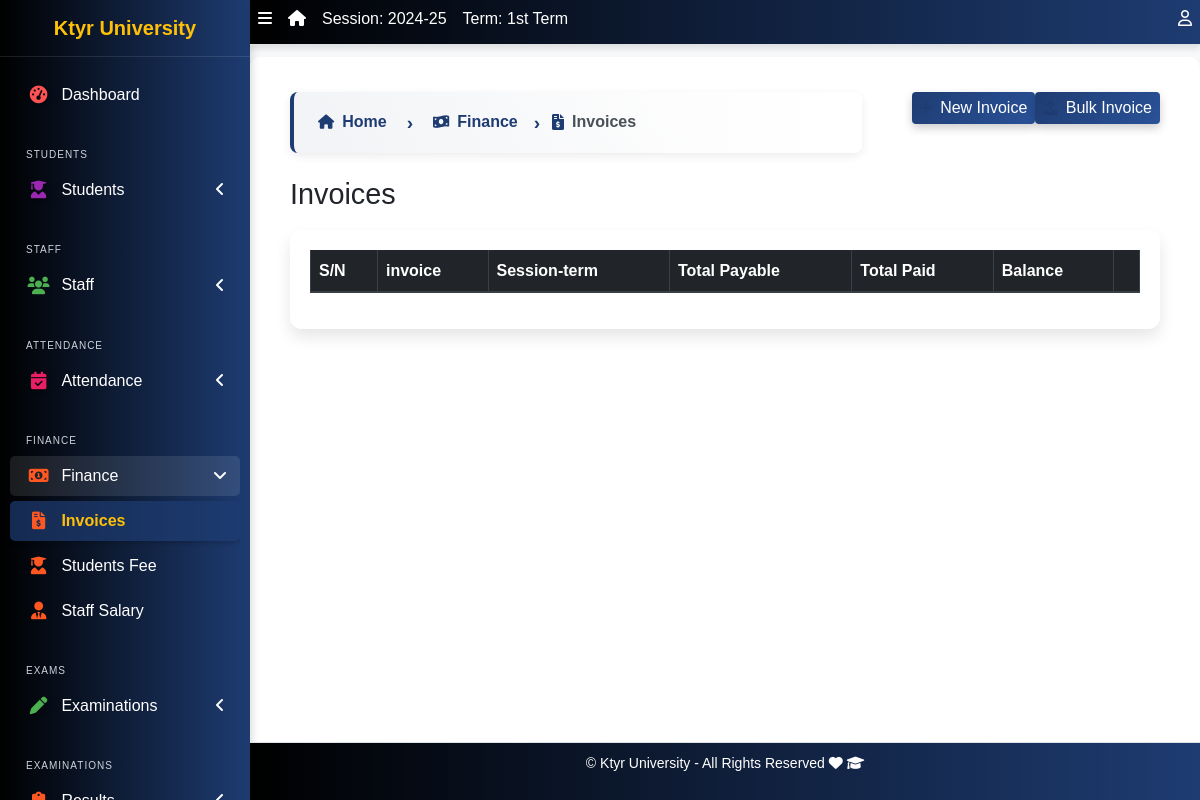
The app's page /finance/list/ (signed in), older data.
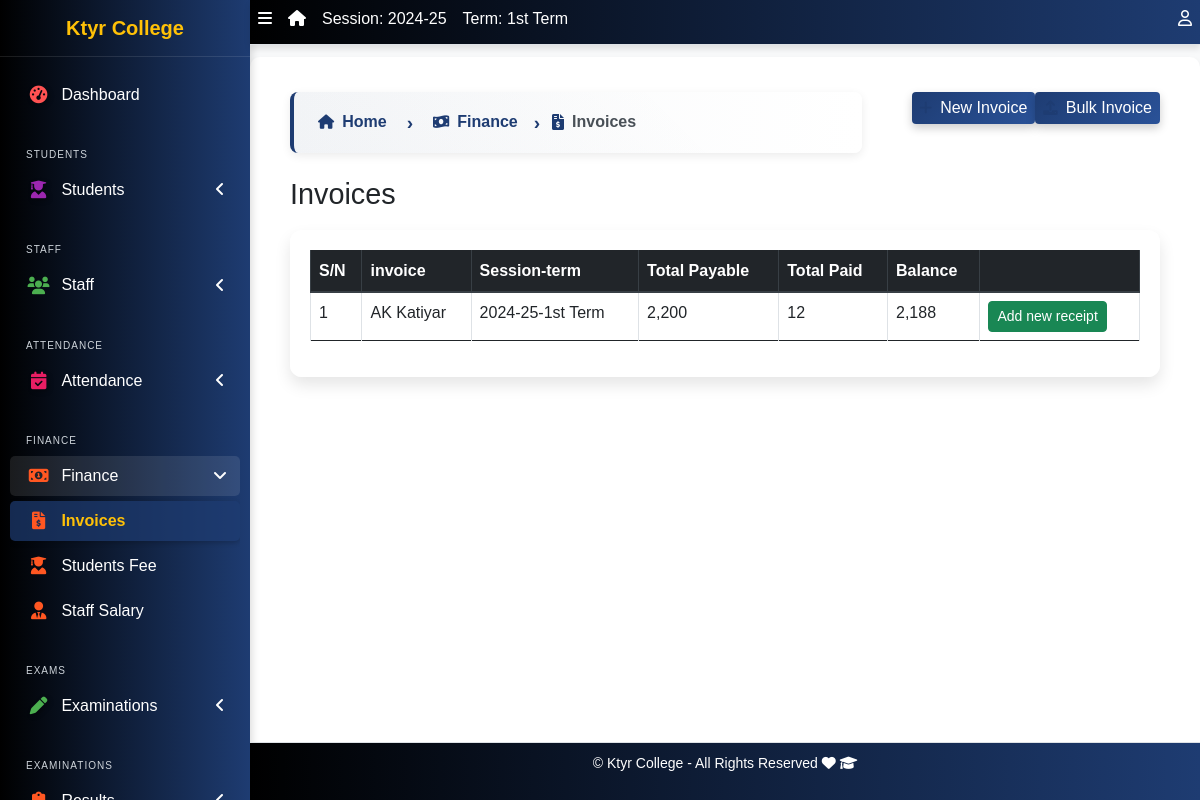
The same page, newer data.
### apps/corecode/models.py (models this page shows, shortened)
class CollegeProfile(models.Model):
    college_name = models.CharField(max_length=255)
    college_address = models.TextField()
    college_email = models.EmailField()
    college_phone = models.CharField(max_length=15)
    college_logo = models.ImageField(upload_to='college_logos/', blank=True, null=True)
    established_year = models.PositiveIntegerField()
    principal_name = models.CharField(max_length=255)
    college_type = models.CharField(max_length=50, choices=[
        ('Government', 'Government'),
        ('Private', 'Private'),
        ('Semi-Government', 'Semi-Government'),
    ])
    admin_email = models.EmailField()
    admin_contact = models.CharField(max_length=15)
    facebook_link = models.URLField(blank=True, null=True)
    twitter_link = models.URLField(blank=True, null=True)
    linkedin_link = models.URLField(blank=True, null=True)

class AcademicSession(models.Model):
    name = models.CharField(max_length=200, unique=True)
    current = models.BooleanField(default=True)
    class Meta:
        ordering = ["-name"]
    def __str__(self):
        return self.name

class AcademicTerm(models.Model):
    name = models.CharField(max_length=20, unique=True)
    current = models.BooleanField(default=True)
    class Meta:
        ordering = ["name"]
    def __str__(self):
        return self.name

### apps/finance/models.py (models this page shows, shortened)
class Invoice(models.Model):
    student = models.ForeignKey(Student, on_delete=models.CASCADE)
    session = models.ForeignKey(AcademicSession, on_delete=models.CASCADE)
    term = models.ForeignKey(AcademicTerm, on_delete=models.CASCADE)
    class_for = models.ForeignKey(StudentClass, on_delete=models.CASCADE)
    balance_from_previous_term = models.IntegerField(default=0)
    status = models.CharField(
        max_length=20,
        choices=[("active", "Active"), ("closed", "Closed")],
        default="active",
    )
    class Meta:
        ordering = ["student", "term"]
    def __str__(self):
        return f"{self.student}"
    def balance(self):
        payable = self.total_amount_payable()
        paid = self.total_amount_paid()
        return payable - paid
    def amount_payable(self):
        items = InvoiceItem.objects.filter(invoice=self)
        total = 0
        for item in items:
            total += item.amount
        return total
    def total_amount_payable(self):
        return self.balance_from_previous_term + self.amount_payable()
    def total_amount_paid(self):
        receipts = Receipt.objects.filter(invoice=self)
        amount = 0
        for receipt in receipts:
            amount += receipt.amount_paid
        return amount

class InvoiceItem(models.Model):
    invoice = models.ForeignKey(Invoice, on_delete=models.CASCADE)
    description = models.CharField(max_length=200)
    amount = models.IntegerField()

class Receipt(models.Model):
    invoice = models.ForeignKey(Invoice, on_delete=models.CASCADE)
    amount_paid = models.IntegerField()
    date_paid = models.DateField(default=timezone.now)
    comment = models.CharField(max_length=200, blank=True)

### apps/students/models.py (models this page shows, shortened)
class Student(models.Model):
    STATUS_CHOICES = [("active", "Active"), ("inactive", "Inactive")]
    GENDER_CHOICES = [("male", "Male"), ("female", "Female")]
    category = [("N/A", "N/A"),("Gen", "Gen"), ("OBC", "OBC"), ("SC/ST", "SC/ST"), ("Other", "Other")]
    current_status = models.CharField(
        max_length=10, choices=STATUS_CHOICES, default="active"
    )
    registration_number = models.CharField(max_length=200, unique=True, null=True, blank=True)
    fullname = models.CharField(max_length=200)
    gender = models.CharField(max_length=10, choices=GENDER_CHOICES, default="male")
    category = models.CharField(max_length=10, choices=category, default="N/A")
    aadhar_validator = RegexValidator(
    regex=r'^\d{12}$',
    message="Aadhaar number must be exactly 12 digits.",
    code='invalid_aadhar'
    )
    aadhar = models.CharField(validators=[aadhar_validator], max_length=12, blank=True)
    date_of_birth = models.DateField(default=timezone.now)
    current_class = models.ForeignKey(
        'corecode.StudentClass',
        on_delete=models.SET_NULL,
        blank=True,
        null=True
    )
    section = models.CharField(max_length=10, blank=True)
    date_of_admission = models.DateField(default=timezone.now)
    mobile_num_regex = RegexValidator(
        regex="^[0-9]{10,15}$", message="Entered mobile number isn't in a right format!"
    )
    mobile_number = models.CharField(
        validators=[mobile_num_regex], max_length=13, blank=True
    )
    Father_name = models.CharField(max_length=255, null=False, blank=False)
    Father_mobile_number = models.CharField( validators=[mobile_num_regex] ,max_length=15,)
    Father_aadhar = models.CharField(validators=[aadhar_validator], max_length=12, blank=True)
    Mother_name = models.CharField(max_length=255, null=True, blank=True)
    address = models.TextField(blank=True)
    others = models.TextField(blank=True)
    passport = models.ImageField(blank=True, upload_to="students/passports/")
    class Meta:
        ordering = ["fullname",]
    def __str__(self):
        return f"{self.fullname} "

### apps/finance/views.py (the view)
# urls.py: path("list/", InvoiceListView.as_view(), name="invoice-list"),
class InvoiceListView(LoginRequiredMixin, ListView):
    model = Invoice

### apps/corecode/context_processors.py (called while the page is built)
def site_defaults(request):
    current_session = AcademicSession.objects.get(current=True)
    current_term = AcademicTerm.objects.get(current=True)
    vals = SiteConfig.objects.all()
    contexts = {
        "current_session": current_session.name,
        "current_term": current_term.name,
    }
    for val in vals:
        contexts[val.key] = val.value
    return contexts

def global_college_profile(request):
    try:
        profile = CollegeProfileModel.objects.first()
    except CollegeProfileModel.DoesNotExist:
        profile = None
    return {'profile': profile}

### apps/finance/templates/finance/invoice_list.html (shortened to what this page needs)
{% extends 'base.html' %}
{% load humanize %}
{% block breadcrumb-left %}
<div class="breadcrumb-container">
  <nav aria-label="breadcrumb">
    <ol class="breadcrumb breadcrumb-chevron">
      <li class="breadcrumb-item">
        <a href="{% url 'home' %}" class="text-decoration-none fw-bold">
          <i class="fas fa-home"></i> Home
        </a>
      </li>
      <li class="breadcrumb-item">
        <a href="#" class="text-decoration-none fw-bold">
          <i class="fas fa-money-bill-wave"></i> Finance
        </a>
      </li>
      <li class="breadcrumb-item active" aria-current="page">
        <i class="fas fa-file-invoice-dollar"></i> Invoices
      </li>
    </ol>
  </nav>
</div>
{% endblock breadcrumb-left %}
{% block title %}Invoices{% endblock title %}
{% block breadcrumb %}
<a class="btn btn-primary" href="{% url 'invoice-create' %}"><i
    class="fas fa-plus"></i> New Invoice</a>
<a class="btn btn-primary" href="{% url 'bulk-invoice' %}"><i
    class="fas fa-upload"></i> Bulk Invoice</a>
{% endblock breadcrumb %}
{% block content %}
  <div class="table-responsive">
    <table id="invoicetable" class="table table-bordered table-hover">
      <thead class="thead-dark">
        <tr>
          <th>S/N</th>
          <th>invoice</th>
          <th>Session-term</th>
          <th>Total Payable</th>
          <th>Total Paid</th>
          <th>Balance</th>
          <th></th>
        </tr>
      </thead>
      <tbody>
        {% for invoice in object_list %}
          <tr class='clickable-row' data-href="{% url 'invoice-detail' invoice.id %}">
            <td>{{ forloop.counter}}</td>
            <td>{{ invoice}}</td>
            <td>{{ invoice.session}}-{{ invoice.term}}</td>
            <td>{{ invoice.total_amount_payable | intcomma }}</td>
            <td>{{ invoice.total_amount_paid | intcomma }}</td>
            <td>{{ invoice.balance | intcomma }}</td>
            <td><a class="btn btn-success btn-sm"
                href="{% url 'receipt-create' %}?invoice={{ invoice.id }}">Add new
                receipt</a></td>
          </tr>
        {% endfor %}
      </tbody>
    </table>
  </div>
{% endblock content %}

### templates/base.html (shortened to what the changed rows need)
{% load static %}
<!DOCTYPE html>
<html lang="en">
<head>
  <link rel="stylesheet" href="{% static 'dist/css/preload.css' %}">
  <link rel="stylesheet" href="{% static 'plugins/fontawesome-free/css/all.min.css' %}">
  <link rel="stylesheet" href="{% static 'plugins/toastr/toastr.min.css' %}">
<link rel="stylesheet" href="https://cdn.jsdelivr.net/npm/bootstrap-icons/font/bootstrap-icons.css">
    <link rel="stylesheet" href="https://cdnjs.cloudflare.com/ajax/libs/font-awesome/6.5.0/css/all.min.css">
  <link rel="stylesheet"
    href="{% static 'plugins/overlayScrollbars/css/OverlayScrollbars.min.css' %}">
  <link rel="stylesheet" href="{% static 'plugins/Datatables/datatables.min.css' %}" />
  <link rel="stylesheet" href="{% static 'dist/css/adminlte.min.css' %}">
  <link rel="stylesheet" href="https://cdnjs.cloudflare.com/ajax/libs/font-awesome/6.0.0-beta3/css/all.min.css">
  <link rel="stylesheet" href="https://cdn.jsdelivr.net/npm/bootstrap@5.3.0/dist/css/bootstrap.min.css">
  <link rel="stylesheet" href="{% static 'dist/css/style.css' %}">
  <link rel="stylesheet" href="{% static 'dist/css/sidebar-fix.css' %}">
</head>
<body class="hold-transition sidebar-mini layout-fixed layout-navbar-fixed layout-footer-fixed">
  <div class="wrapper">
    <aside class="main-sidebar sidebar-dark-primary">
      <a href="{% url 'home' %}" class="brand-link">{{ profile.college_name | default:"MySchool" }}</a>
<div class="sidebar">
  <nav class="mt-2">
  </nav>
</div>
    </aside>
    <div class="content-wrapper">
      <section class="content-header">
        <div class="container-fluid">
          <div class="row mb-1">
            <div class="col-sm-8">
              <h1>{% block title %}{% endblock title %}</h1>
            </div>
          </div>
        </div>
      </section>
      <section class="content" >
        <div class="container-fluid">
          <div class="row">
            <div class="col-md-12">
              {% block fullcard %}
              <div class="card">
                <div class="card-body">
                  <div class="row">
                    <div class="col">
                      {% block content %}
                      {% endblock content %}
                    </div>
                  </div>
                </div>
              </div>
              {% endblock fullcard %}
            </div>
          </div>
        </div>
      </section>
    </div>
    <footer class="main-footer">
      <p>&copy; {{ profile.college_name | default:"MySchool" }} - All Rights Reserved
      <i class="fas fa-heart"></i>
      <i class="fas fa-graduation-cap"></i></p>
    </footer>
  </div>
</body>
</html>

Row changes from the older to the newer data that the page shows:
changed CollegeProfile: college_name "Ktyr University" → "Ktyr College"
added Invoice: student.fullname "AK Katiyar", session "2024-25", term "1st Term", total_amount_payable "2,200", total_amount_paid "12", balance "2,188"
